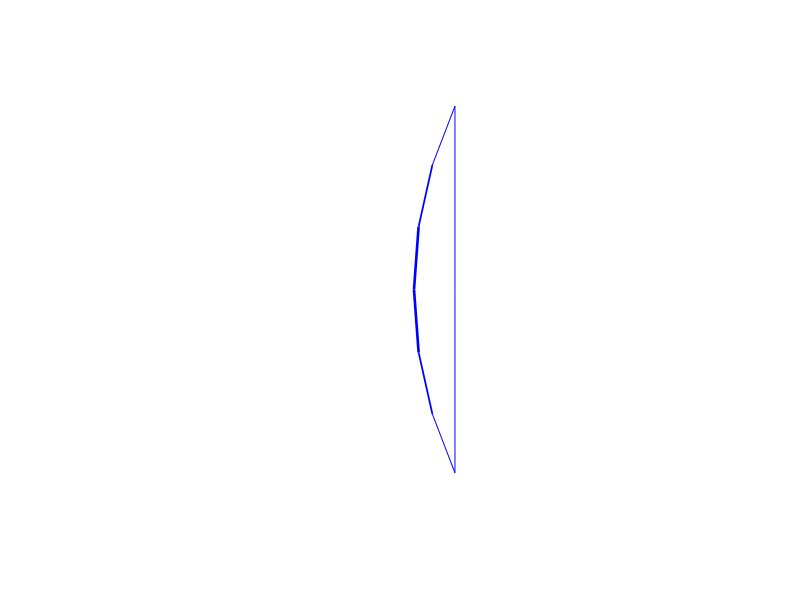

Reproduce this figure in MATLAB.

NN=8; %number of nodes                                                                                                                                                                                                 ; %number of nodes including string
%columns in elemental matrix
N1=1;N2=2;C=3;S=4;e=5;CrossA=6;L=7; ro=8;thick=9; I=10;
element=zeros(NN,10);

E =6894757290; %youngs Modulus of wood
p = 470; %Density (wood)
w = 0.04445; %Width of wood (Constant)
stringMass = 0.0164427; % Mass of the string 
stringE = 2e11; %String modulus of elasticity
stringR = 0.0015875/2; %String Diameter
stringP = 7750; %string density
thickIncrem=0.0127/(NN/2-2); %change in thickness when moving along the bow
tmax=16.75; %adjust this variable to change the curvature of the bow

%these variables are used to compute the shape of the bow
t=[0:0.0001:tmax]; 
r=(tmax^2+75^2)/(2*tmax);
x=t;
y=sqrt(r.^2-(t-r).^2);

%this section is used to calculate the arclength of half the bow
arclength=0;
for i=2:length(t)
    arclength= arclength+sqrt((y(i)-y(i-1))^2 + (x(i)-x(i-1))^2);
end

Nodes = zeros(NN,2); 
Nodes(NN/2,1) = x(1);
Nodes(NN/2,2) = y(1);
        
n=1;
linelength=0;
for i = 2:length(t)
  %arclength of the current element
  linelength = linelength + sqrt((y(i)-y(i-1))^2 + (x(i)-x(i-1))^2);

    if linelength +sqrt((y(i)-y(i-1))^2 + (x(i)-x(i-1))^2)> arclength/(NN/2-1)    %0.1655
        Nodes(NN/2-n,1) = x(i)/100; %divide by 100 to get into meters
        Nodes(NN/2-n,2) = y(i)/100;
        n = n +1;
        linelength=0;
    end

end

%creates the symmetry of the bow
for i=1:NN/2-1
    Nodes(NN-i,1)=Nodes(i,1);
    Nodes(NN-i,2)=-Nodes(i,2);
end
Nodes(end,1)=Nodes(end-1,1); %set inital position of string seperately

%fills in the elemental matrix
for i=1:NN
    %assign 2 local nodes to each element
    if i==NN
        element(i,N1)=1;
        element(i,N2)=i;
    else
        element(i,N2)=i+1;
        element(i,N1)=i;
    end
    
    %elements that can be computed without needing specific parameters like
    %youngs modulus and thickness
    element(i,L)=sqrt((Nodes(element(i,N2),1)-Nodes(element(i,N1),1))^2 + ...
        (Nodes(element(i,N2),2)-Nodes(element(i,N1),2))^2);
    
    %calculates C and S. Can be used to update angles
    element(i,C)= (Nodes(element(i,N2),1)-Nodes(element(i,N1),1))/element(i,L);%(x2-x1)/L
    element(i,S)= (Nodes(element(i,N2),2)-Nodes(element(i,N1),2))/element(i,L);%(y2-y1)/L
    
    %Add elemental information that requires specific parameters that are
    %different for the string and the bow
    if i<NN-1
        %Bow elements
        if i<=NN/2-1
            element(i,thick)=0.00635+(i-1)*thickIncrem;
            element(NN-1-i,thick)=element(i,9);
        end
        element(i,e)=E;
        element(i,CrossA)=w*element(i,thick);
        element(i,ro)=p;
        element(i,I)=w*element(i,thick)^3/12;
    else
        %String elements
        element(i,thick)=stringR*2;
        element(i,ro)=stringP;
        element(i,CrossA)=pi*(stringR)^2;
        element(i,e)=stringE;
        element(i,I)=pi* (stringR)^4 / 4; 
    end
end

%plots the bow
f=figure(1);
set(f,'color','white');
bow=zeros(NN,1);
axis equal, axis off
ylim([-1 1]);
xlim([-1 1]);

%thickness is multiplied by ten so that the change in thickness is apparent
for i=1:NN
    lx=[Nodes(element(i,N1),1) Nodes(element(i,N2),1)];
    ly=[Nodes(element(i,N1),2) Nodes(element(i,N2),2)];
    line(lx,ly,'color','blue','LineWidth',element(i,thick)*100);
end



